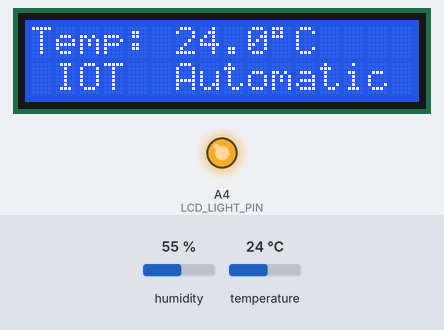
Simulated run of this sketch. Board: Arduino Uno, built with avr-gcc and run on an emulated ATmega328P. On the bench: 16×2 character LCD, output pins drawn as LEDs (lit = HIGH). The test bench sets the inputs (shaded band); at power-on: temperature 24 °C, humidity 55 %. What the sketch prints to the serial monitor is not drawn.

Above: at 3.6 s.
3.7 s: temperature set to 12 °C
At 8.8 s:
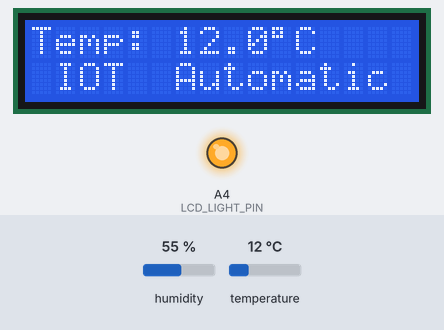
10.4 s: temperature set to 19 °C
At 13.9 s:
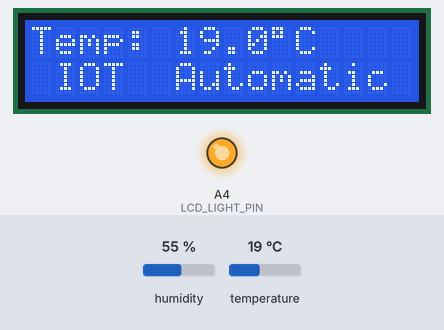
17.1 s: temperature set to 28 °C
At 19.1 s:
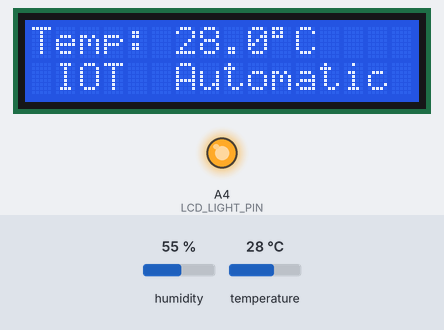
Timing chart, 0 to 20.6 s (numbered marks = the images above; inputs shaded):
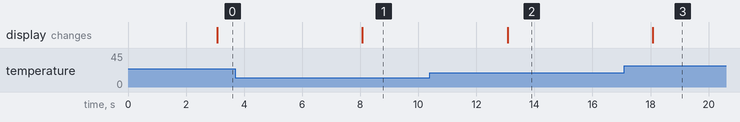

Measured:
- after the input at 3.7 s, the display: changes after 4.4 s (image 1)
- after the input at 10.4 s, the display: changes after 2.7 s (image 2)
- after the input at 17.1 s, the display: changes after 0.98 s (image 3)

The sketch:

TemperatureSensor_Arduino.ino
```cpp
/* import libraries */
#include <dht.h>
#include <LiquidCrystal.h>
/* De nodige pin definieren van onze arduino */
#define LCD_LIGHT_PIN A4
LiquidCrystal lcd(12, 11, 5, 4, 3, 2);

#include <dht_nonblocking.h>
#define DHT_SENSOR_TYPE DHT_TYPE_11

static const int DHT_SENSOR_PIN = 7;
DHT_nonblocking dht_sensor( DHT_SENSOR_PIN, DHT_SENSOR_TYPE );


void setup( )
{
  /* Lcd scherm laten starten + de nodige contrast doorgeven voor de scherm */
  Serial.begin( 9600);
  lcd.begin(16, 2);
  pinMode(LCD_LIGHT_PIN, OUTPUT);
  digitalWrite(LCD_LIGHT_PIN, HIGH);
}


/*
   geeft de temperature en de humidity terug om de 4 seconde
*/
static bool measure_environment( float *temperature, float *humidity )
{
  static unsigned long measurement_timestamp = millis( );

  if ( millis( ) - measurement_timestamp > 3000ul )
  {
    if ( dht_sensor.measure( temperature, humidity ) == true )
    {
      measurement_timestamp = millis( );
      return ( true );
    }
  }

  return ( false );
}


void loop( )
{
  float temperature;
  float humidity;

  /* /* Meet de temperatuur en de luchtvochtigheid.  Als de functies terugkeren
     waar, dan is er een meting beschikbaar.  */
  if ( measure_environment( &temperature, &humidity ) == true )
  {
    /*print de temperature op de lcd scherm + de naam IOT Automatic en print de temperature in de console(Om de 5 sec) */
    lcd.setCursor(0, 0);
    lcd.print("Temp: ");
    lcd.print(temperature, 1);
    lcd.print((char)223);
    lcd.print("C");
    lcd.setCursor(0, 1);
    lcd.print(" IOT  Automatic");
    Serial.println( temperature, 1 );
    delay(5000);
  }
}
```
